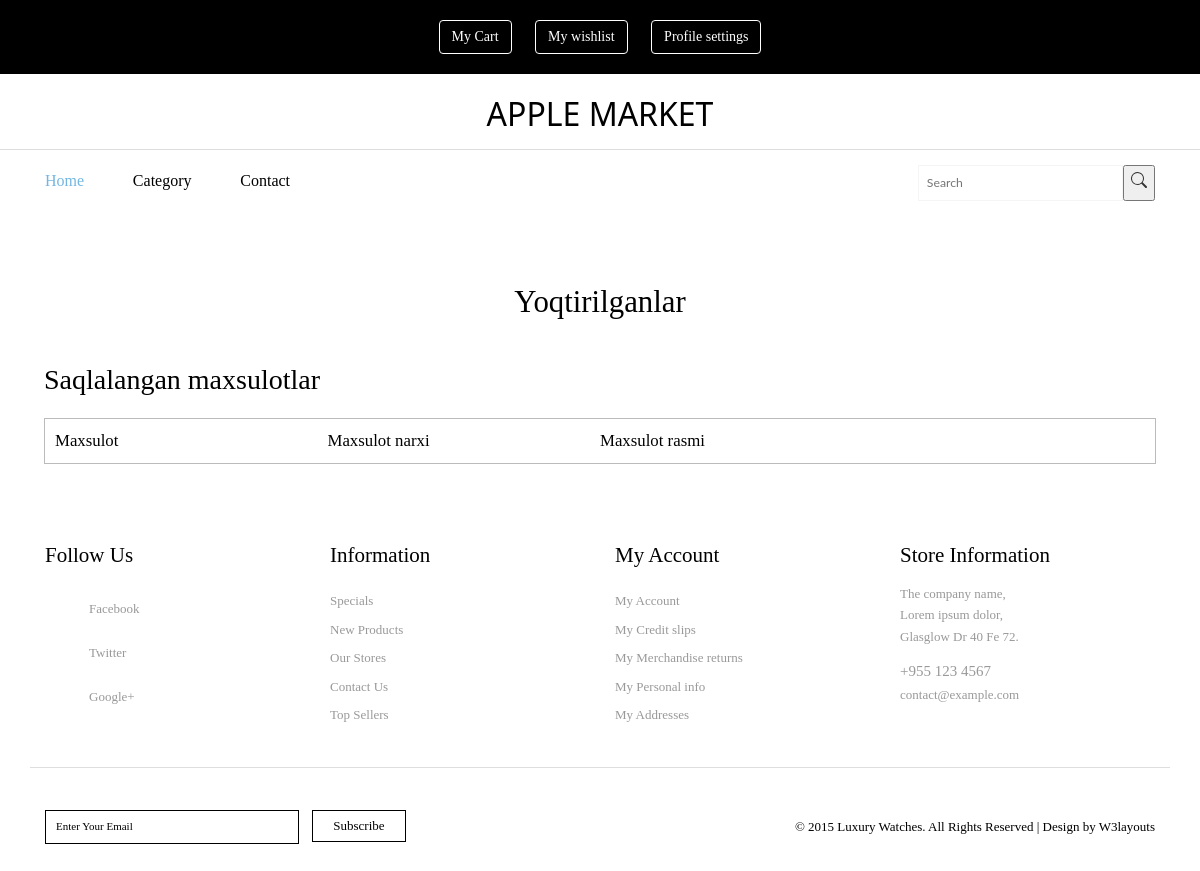
/wishlist (signed in), run on an earlier commit of the app's database.
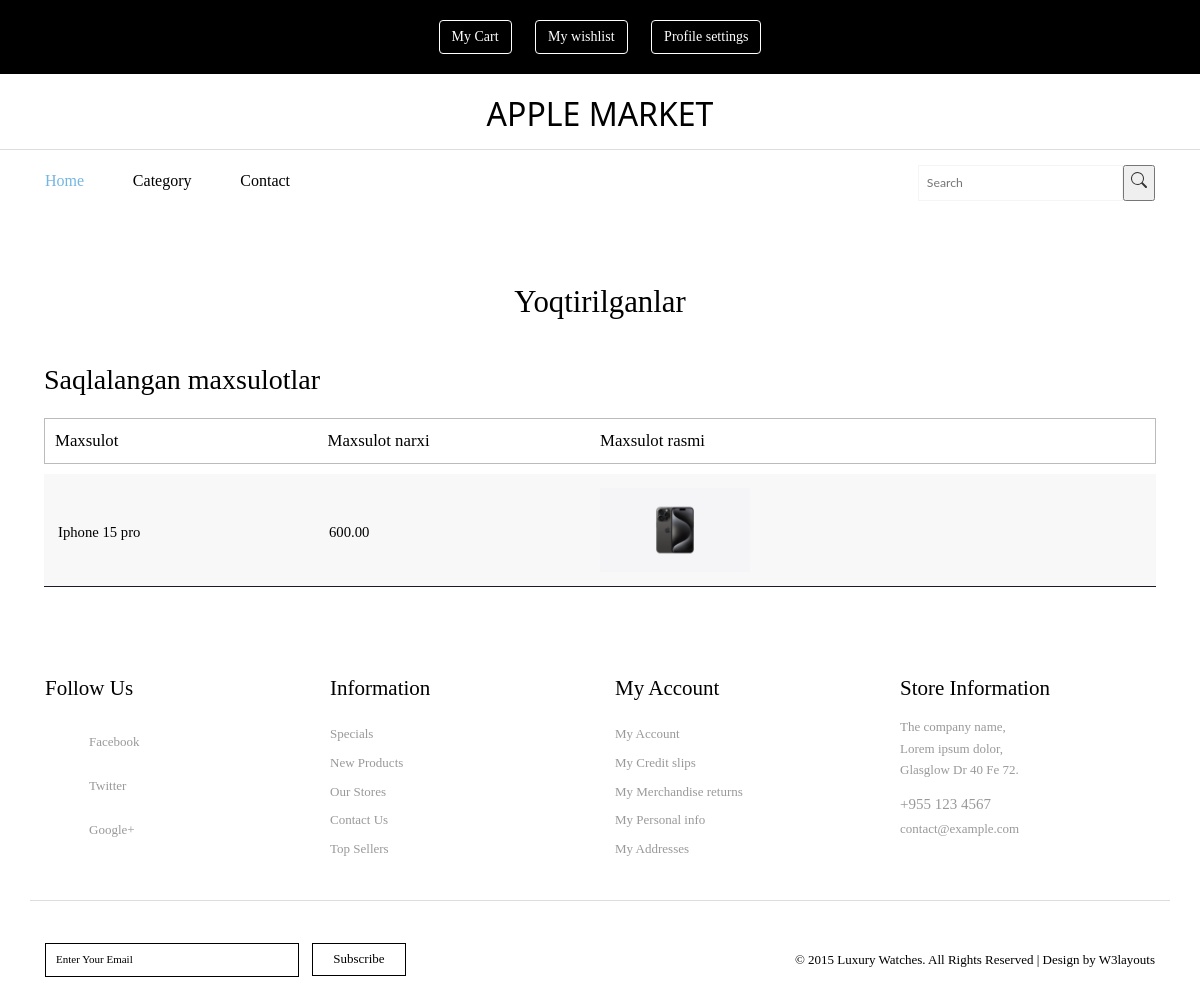
And on a later commit of the database.
### main/models.py (models this page shows, shortened)
class WishList(models.Model):
    user = models.ForeignKey(User, on_delete=models.CASCADE)
    product = models.ForeignKey(Product, on_delete=models.CASCADE)

class Product(models.Model):
    name = models.CharField(max_length=255)
    description = models.TextField()
    quantity = models.IntegerField()
    price = models.DecimalField(decimal_places=2, max_digits=10)
    currency = models.SmallIntegerField(
        choices=(
            (1,'Dollar'),
            (2, 'So`m')
            )
    )
    discount_price = models.DecimalField(
        decimal_places=2,
        max_digits=10,
        blank=True,
        null=True
        )
    baner_image = models.ImageField(upload_to='baner/')
    category = models.ForeignKey(Category, on_delete=models.SET_NULL, null=True)

### main/views.py (the view)
# urls.py: path('wishlist', views.wishlist, name='wishlist'),
def wishlist(request):
    items = models.WishList.objects.filter(user = request.user)
    context = {
        'items': items,
        'categorys': models.Category.objects.all()
    }
    return render(request, 'wish/list.html', context)

### main/templates/wish/list.html (shortened to what this page needs)
{% extends 'base.html' %}
{% block content %}
	<div class="ckeckout">
		<div class="container">
			<div class="ckeck-top heading">
				<h2>Yoqtirilganlar</h2>
			</div>
			<div class="ckeckout-top">
			<div class="cart-items">
			 <h3>Saqlalangan maxsulotlar</h3>
			<div class="in-check" >
				<ul class="unit" style="display: flex;">
					<li><span>Maxsulot</span></li>
					<li><span>Maxsulot narxi</span></li>
					<li><span>Maxsulot rasmi</span></li>
				</ul>
                {% for i in items %}
				<ul class="cart-header" style="display: flex;">
					<a href="{% url 'main:delete_wish' i.id %}"><div class="close1"></div></a>
                    <li><span>{{i.product.name}}</span></li>
                    <li><span>{{i.product.price}}</span></li>
                    <li class="ring-in"><a href="#" ><img src="{{ i.product.baner_image.url }}" class="img-responsive" alt="" width="150px"></a>
                    </li>
				</ul>
                {% endfor %}
			</div>
			</div>
		 </div>
		</div>
	</div>
{% endblock %}

What changed in the data, as far as the page shows it:
added WishList: product.name "Iphone 15 pro", product.price "600.00", product.baner_image (picture)
